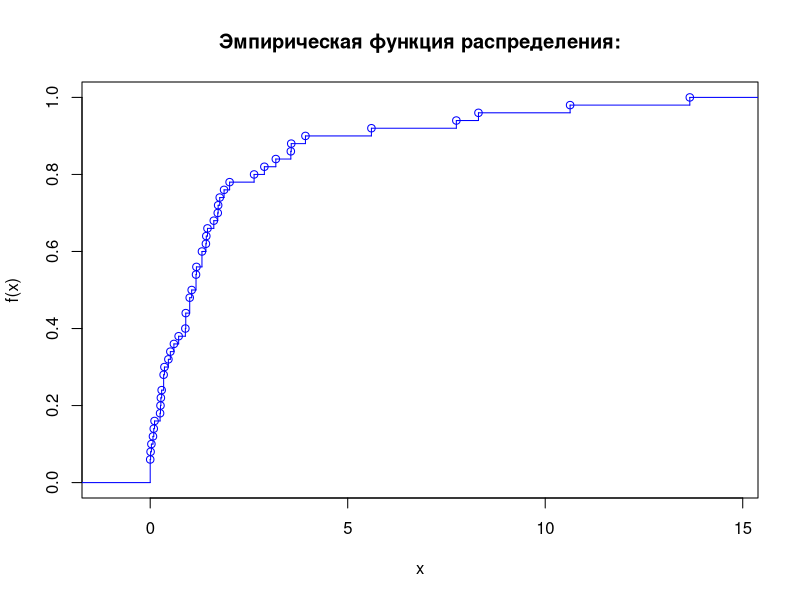

Reproduce this figure in R. (Note: this script raises an error after producing the figure.)
library(maxLik)
# шаг, заданный в условии
m_h <- 1.10

# число элементов в выборке
m_n <- 50

# левая граница промежутка попадания
m_c <- 1.43

# правая граница промежутка попадания
m_d <- 3.13

m_alpha2 <- 0.05
m_lambda0 <- 0.36
m_lambda1 <- 0.21

# функция для нахождения эмпирической функции
empirical.function <- function(x, t)
{
  z <- x[x < t]
  length(z) / length(x)
}

# ------------------------------ begin ----------------------------------------
print("Part2")

# моя выборка из задания
m_selection <- scan("input_part2.txt")
print("Исходные данные:")
print(m_selection)
print("-------------------------------------------------------")

# ----- a -----

# вариационный ряд
selection.sorted <- sort(m_selection)
print("Вариационный ряд:")
print(selection.sorted)
print("-------------------------------------------------------")

# содержит в себе уникальные аргументы выборки
selection.unique.x <- unique(selection.sorted)

# значения эмпирической функции распределения в каждом уникальном аргументе выборки
selection.unique.y <- 0

for(i in 1:length(selection.unique.x))
{
  selection.unique.y[i] <- empirical.function(m_selection, selection.unique.x[i])
  selection.unique.y[length(selection.unique.x) + 1] <- 1
}

# построение ступенчатого вида эмпирической функции распределения
selection.empirical.function <- stepfun(selection.unique.x, selection.unique.y)
plot(selection.empirical.function, col="blue", verticals = TRUE, main = "Эмпирическая функция распределения:")

# верхняя граница (целые числа, не меньшие соответсвующих чисел в переданом векторе, в данном случае вектор состоит из 1 элемента)
# в качестве верхней границы берем верхнюю границу группы с максимальным в выборке значением
upper.bound <- ceiling(selection.unique.x[length(selection.unique.x)])
#upper.bound <- ceiling(selection.unique.y[m_h] - selection.unique.y[1]/m_h)

# вектор границ для гисограммы
# заполняем первый элемент вручную
k <- selection.sorted[1] - m_h/2
for(i in 2:(upper.bound + 2))
{
  k[i] <- k[i-1] + m_h
}

h <- hist(selection,
          col="lightblue",
          main = "Гистограмма частот",
          xlab = "Элементы выборки",
          ylab = "Частота встречи",
          breaks = k,
          right = TRUE)

plot(h$counts ~ h$mids,
     col="red",
     type="l",
     bty="n",
     main="Полигон частот для x",
     xlab="x",
     ylab="Частота")

# ----- b -----
print("Выборочное среднее (Математическое ожидание):")
selection.mean <- sum(m_selection) / length(m_selection)
print(selection.mean)
print("-------------------------------------------------------")

print("Несмещенная Выборочная Дисперсия:")
s2 <- (1/(length(m_selection) - 1)*sum((m_selection - selection.mean)^2))
print(s2)
print("-------------------------------------------------------")

print("Выборочная медиана:")
median <- sort(m_selection)[trunc(length(m_selection)*1/2+1)]
print(median)
print("-------------------------------------------------------")

print("Выборочная ассиметрия:")
assymetry <- (1/length(m_selection)) * sum((m_selection - selection.mean)^3) / s2^(3/2)
print(assymetry)
print("-------------------------------------------------------")

print("Выборочный эксцесс:")
exc <- ((1/length(m_selection)) * sum((m_selection - selection.mean)^4) / s2^2) - 3
print(exc)
print("-------------------------------------------------------")

print("Вероятность попадания в промежуток [с; d]:")
print("c:")
print(m_c)
print("d:")
print(m_d)
p <- empirical.function(m_selection, m_c) - empirical.function(m_selection, m_d)
print("p:")
print(p)
print("-------------------------------------------------------")

# ----- c -----
print("Оценка максимального правдоподобия:")
log.lik <- function(theta)
{
  sum(log(theta) - theta * m_selection)
}
grad.lik <- function(theta)
{
  sum(1/theta - m_selection)
}
hess.lik <- function(theta)
{
  -100/theta^2
}
a <- maxNR(log.lik, grad.lik, hess.lik, start = 1)
#print(summary(a))
print("a$estimate:")
print(a$estimate)
print("a$gradient:")
print(a$gradient)
print("-------------------------------------------------------")

# ----- d -----
print("Асимптотический доверительный интервал, уровня значимости alpha2")
# ОМП +- (x.alpha/sqrt(n*I(ОМП)))
print("alpha2:")
print(m_alpha2)
print("Интервал T:")
omp <- a$estimate
x.alpha <- qnorm(1 - m_alpha2/2)
I = omp^2
d <- x.alpha / sqrt(length(m_selection) * I)
T <- array(dim = 2)
T[1] <- selection.mean - d
T[2] <- selection.mean + d
print(T)
print("-------------------------------------------------------")

# ----- e -----
print("Критерий значимости проверки простой гипотезы с использованием теоремы Колмогорова:")
#a0 <- selection.mean
#s0 <- s2
#x <- m_selection
#n <- length(m_selection)

# скрипт из методички с изменением распределения
#v1 <- sort(x)
#v2 <- c(0:(n-1))/n
#v3 <- c(1:n)/n
#v4 <- abs(pexp(v1, a0, s0) - v2)
#v5 <- abs(pexp(v1, a0, s0) - v3)
#D <- max(v4, v5)
#print("D:")
#print(D)

# проверям простую гипотезу H0 согласия с показательным распределением с параметрами lambda0
print("lambda0:")
print(m_lambda0)

# генерируем показательное распределение
#kolm <- rexp(n, m_lambda0)
# проверяем нашу выборку на соответствие сгенерированному выше распределению
#test1 <- ks.test(m_selection, kolm)
#print(test1)

# проверяем нашу выборку на соответствие показательному распределению без явной генерации тестового распределения
test2 <- ks.test(m_selection, "pexp", m_lambda0)
print(test2)

max.value <- test2$p.value
print("max_value (p-value):")
print(max.value)
print("-------------------------------------------------------")

# ----- f -----
#print(h$breaks)
#lambda <- 1/selection.mean
#print(lambda)

#nk <- c(20, 19, 7, 2, 2)
#print("nk:")
#print(nk)
#pk <- dpois(c(0, 1, 2, 3), 2)
#print("pk:")
#pk <- c(pk, (1 - sum(pk)))
#print(pk)
#xi2 <- as.numeric(chisq.test(nk, p = pk)[1]$statistic)
#kvantil <- qchisq(1 - a1, 4)

#print("xi2:")
#print(xi2)
#print("kvantil:")
#print(kvantil)

#if(xi2 > kvantil)
#{
#  print("Гипотезу H0 нужно отвергнуть")
#}else
#{
#  print("Гипотезу H0 нужно принять")
#}

#max.value <- 1 - pchisq(xi2, 4)
#print("maxValue:")
#print(max.value)
